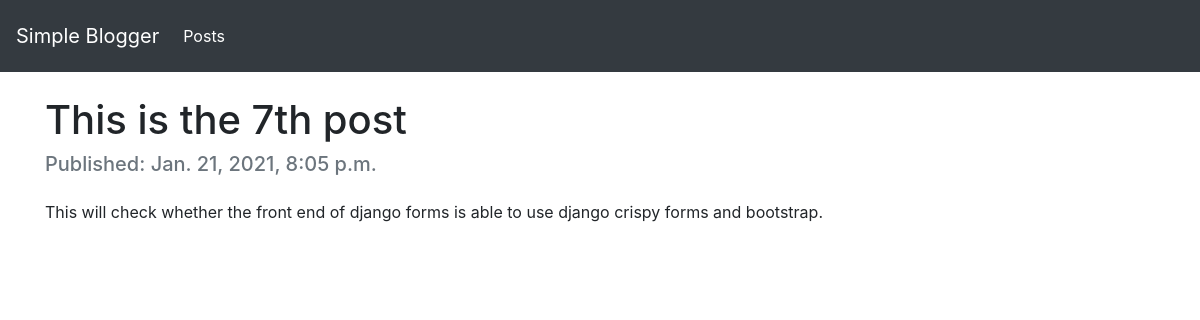
Before: /blog/post/7 with the older database file.
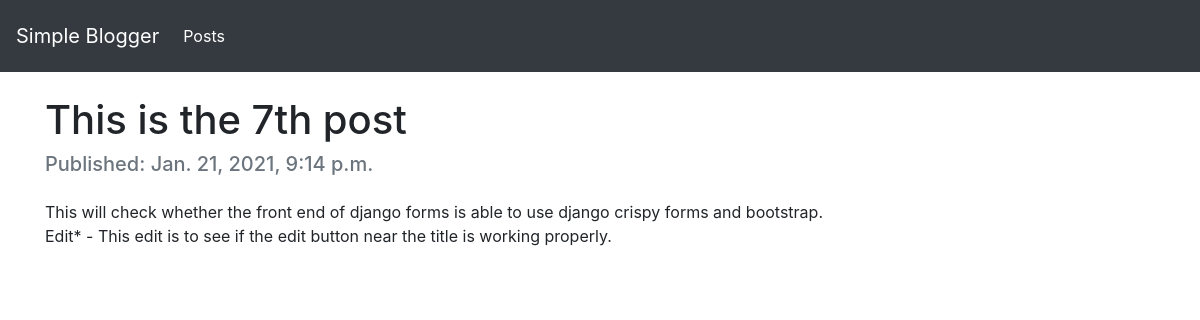
After: the same page with the newer database file.
### blog/models.py (models this page shows, shortened)
class Post(models.Model):
    author          = models.ForeignKey('auth.User', on_delete=models.CASCADE)
    title           = models.CharField(max_length=150)
    text            = models.TextField()
    created_date    = models.DateTimeField(default=timezone.now)
    published_date  = models.DateTimeField(blank=True, null=True)

### blog/views.py (the view)
# urls.py: path('post/<int:pk>', post_detail, name='post_detail'),
def post_detail(request, pk):
    post = get_object_or_404(Post, pk=pk)
    stuff_for_frontend = {'post': post}
    return render(request, 'blog/post_detail.html', stuff_for_frontend)

### blog/templates/blog/post_detail.html (shortened to what this page needs)
{% extends "index.html" %}
{% block content %}
<div class="container mt-4">
    <div class="d-flex text-center">
        <h1 class="page-header text-center">{{post.title}}</h1>
    </div>
    {% if post.published_date %}
        <h5 class="mb-2 text-muted">Published: {{post.published_date}}</h5>
    {% endif %}
    <p class="mt-4">{{post.text|linebreaksbr}}</p>
</div>
{% endblock %}

Changed rows visible on the page:
changed Post "This is the 7th post": published_date "Jan. 21, 2021, 8:05 p.m." → "Jan. 21, 2021, 9:14 p.m."; text "This will check whether the front end of django forms is able to use django crispy forms and bootstrap." → "…crispy forms and bootstrap. Edit* - This edit is to see if the edit button near the title is working properly."
